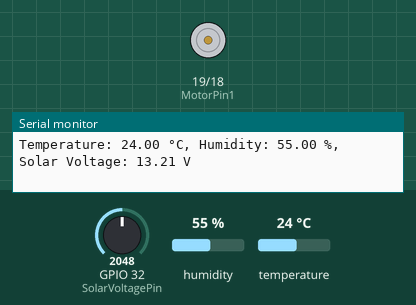
Recording of a sketch running on a simulated ESP32. On the bench: motor-driver pin pairs drawn as motors (green arrow = first pin HIGH = forward, orange = second pin HIGH = backward, longer = more drive), the last lines printed to the serial monitor. The test bench sets the inputs (shaded band); at power-on: temperature 24 °C, GPIO 32 (SolarVoltagePin) = 2048, humidity 55 %.

Above: at 1.8 s.
1.9 s: temperature set to 27 °C
3.4 s: temperature set to 30 °C
At 4.9 s:
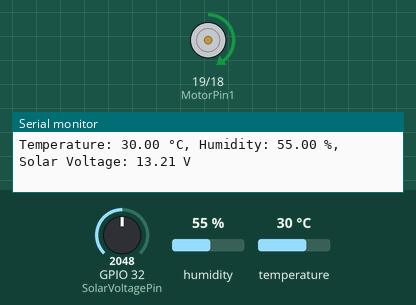
5.5 s: GPIO 32 (SolarVoltagePin) set to 833
7.3 s: GPIO 32 (SolarVoltagePin) set to 719
At 8.8 s:
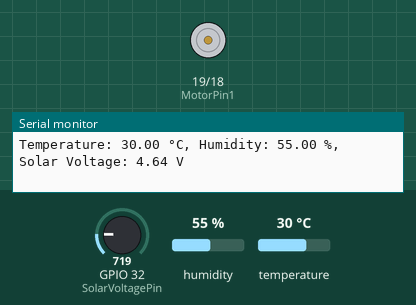
9.6 s: GPIO 32 (SolarVoltagePin) set to 1228
At 11.3 s:
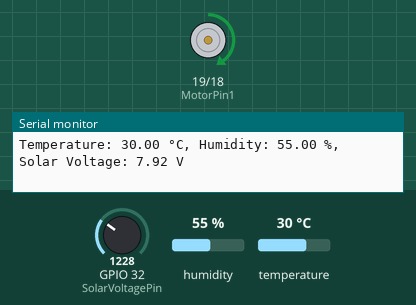
11.6 s: GPIO 32 (SolarVoltagePin) set to 491
At 12.7 s:
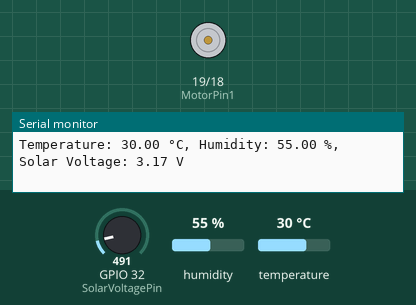
Timing chart, 0 to 14.6 s (numbered marks = the images above; inputs shaded):
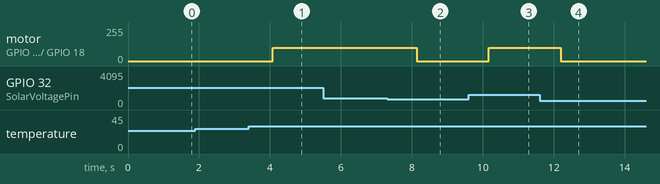

Measured:
- the behaviour switches between 28 and 29 °C on temperature (found by bisection; images 0 and 1)
- the behaviour switches between 775 and 774 on GPIO 32 (SolarVoltagePin) (found by bisection; images 1 and 2)
- after the input at 3.4 s, motor on GPIO 19 (MotorPin1) / GPIO 18 (MotorPin2): stopped → forward 100/255 after 0.69 s
- after the input at 7.3 s, motor on GPIO 19 (MotorPin1) / GPIO 18 (MotorPin2): forward 100/255 → stopped after 0.84 s
- after the input at 9.6 s, motor on GPIO 19 (MotorPin1) / GPIO 18 (MotorPin2): stopped → forward 100/255 after 0.57 s
- after the input at 11.6 s, motor on GPIO 19 (MotorPin1) / GPIO 18 (MotorPin2): forward 100/255 → stopped after 0.60 s

The sketch:

ventilateur.ino
```cpp
#include <Adafruit_Sensor.h>
#include <DHT.h>
#include <DHT_U.h>

#define DHTPIN 17       // Broche où le capteur est connecté
#define DHTTYPE DHT11   // Type de capteur (DHT11, DHT22, etc.)

#define MotorPin1 19    // Broche pour IN+ du moteur
#define MotorPin2 18    // Broche pour IN- du moteur
#define SolarVoltagePin 32 // Broche analogique pour lire la tension des panneaux solaires

DHT dht(DHTPIN, DHTTYPE);

const int TempThreshold = 29;      // Température seuil en °C
const float VoltageThreshold = 5.0; // Tension seuil en volts

void setup() {
  pinMode(MotorPin1, OUTPUT);
  pinMode(MotorPin2, OUTPUT);

  // Configurer PWM pour le contrôle du moteur
  ledcSetup(1, 1200, 8); // Canal 1 : fréquence 1200 Hz, résolution 8 bits
  ledcAttachPin(MotorPin1, 1); // Associer le canal 1 à la broche GPIO19
  ledcSetup(3, 1200, 8); // Canal 3 : fréquence 1200 Hz, résolution 8 bits
  ledcAttachPin(MotorPin2, 3); // Associer le canal 3 à la broche GPIO18

  Serial.begin(9600);
  dht.begin(); // Initialiser le capteur DHT
}

void loop() {
  // Lire les données du capteur DHT11
  float Temperature = dht.readTemperature();
  float Humidity = dht.readHumidity();

  // Vérifier si les lectures sont valides
  if (isnan(Temperature) || isnan(Humidity)) {
    Serial.println("Erreur de lecture du capteur DHT!");
    delay(1000);
    return; // Sortir pour éviter d'utiliser des données incorrectes
  }

  // Lire la tension des panneaux solaires
  int solarRaw = analogRead(SolarVoltagePin);
  float solarVoltage = solarRaw * (3.3 / 1023.0) * 2; // Diviseur de tension 1:2

  // Afficher les informations dans le moniteur série
  Serial.print("Temperature: ");
  Serial.print(Temperature);
  Serial.print(" °C, Humidity: ");
  Serial.print(Humidity);
  Serial.print(" %, Solar Voltage: ");
  Serial.print(solarVoltage);
  Serial.println(" V");

  // Condition pour allumer le ventilateur
  if (Temperature >= TempThreshold && solarVoltage >= VoltageThreshold) {
    // Activer le moteur
    ledcWrite(1, 100); // Duty cycle 100 (moteur tourne)
    ledcWrite(3, 0);
  } else {
    // Désactiver le moteur
    ledcWrite(1, 0); // Duty cycle 0 (moteur arrêté)
    ledcWrite(3, 0);
  }

  delay(1000); // Attente d'1 seconde avant la prochaine lecture
}
```
